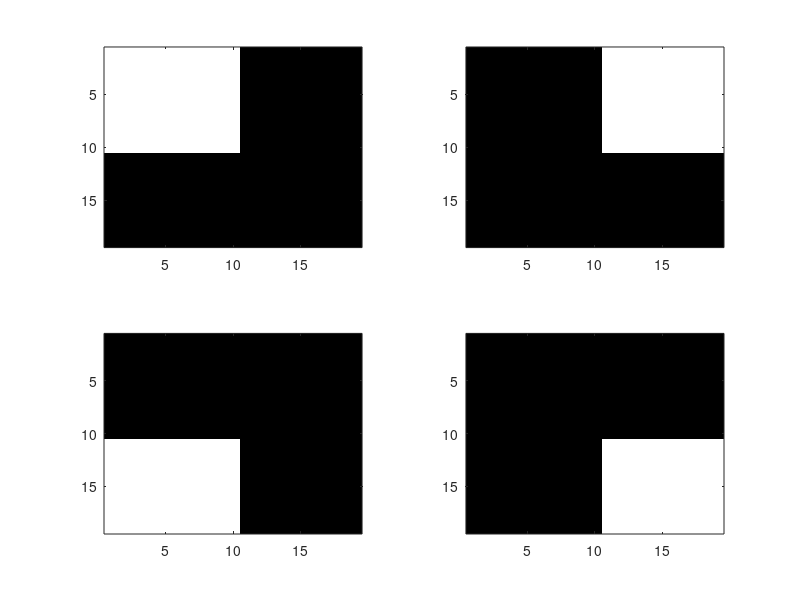

Recreate this plot in MATLAB.
clear;
load('assignment1bases.mat')
for basenbr = 1:3
    figure(1);
    subplot(2,2,1);
    for ev = 1:4
        ei = bases{basenbr}(:,:,ev);
        subplot(2,2,ev)
        image(ei);
        imagesc(ei);
        colormap(gray);
        pause;
    end 
end